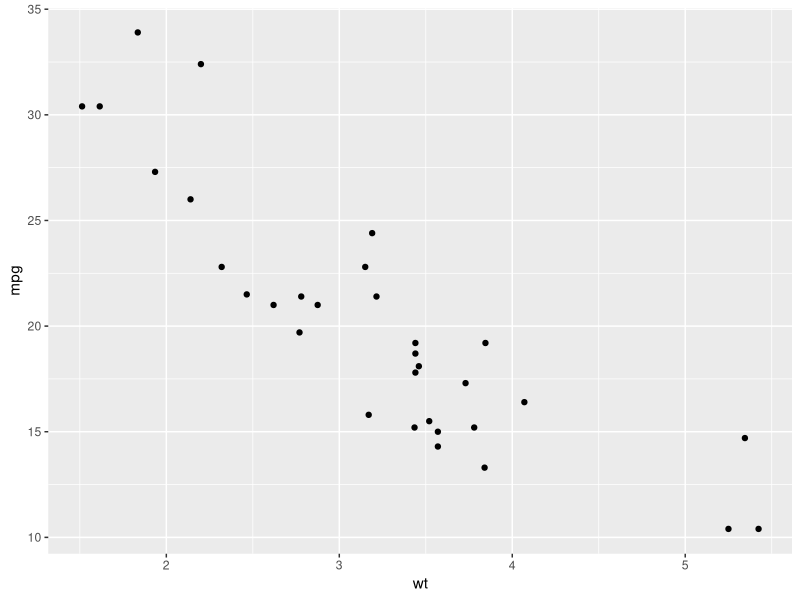
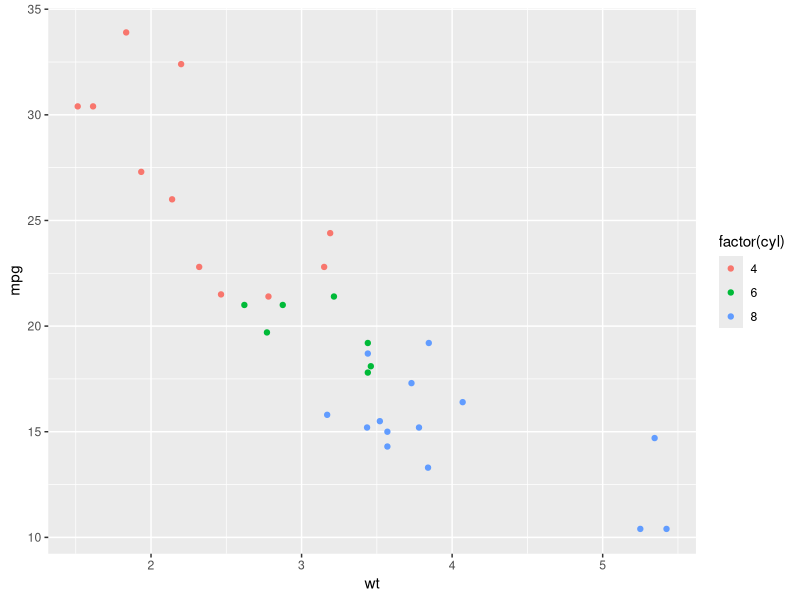
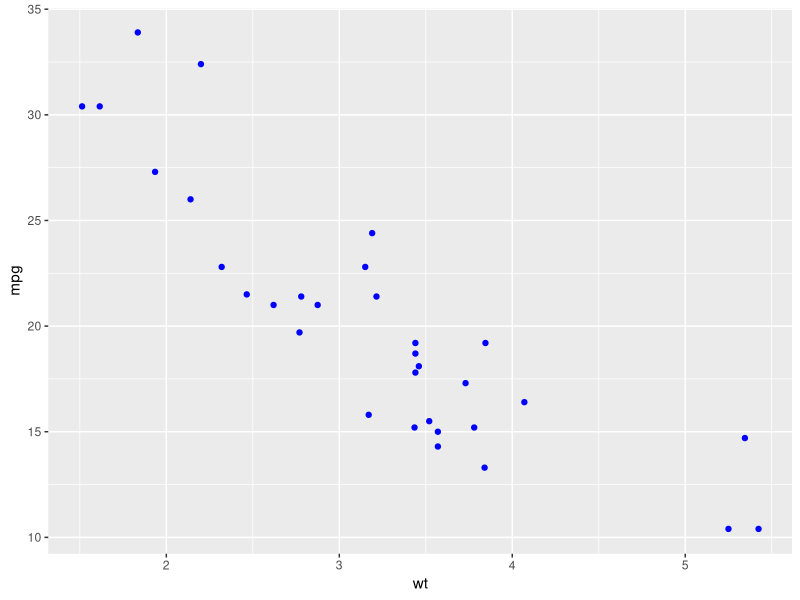
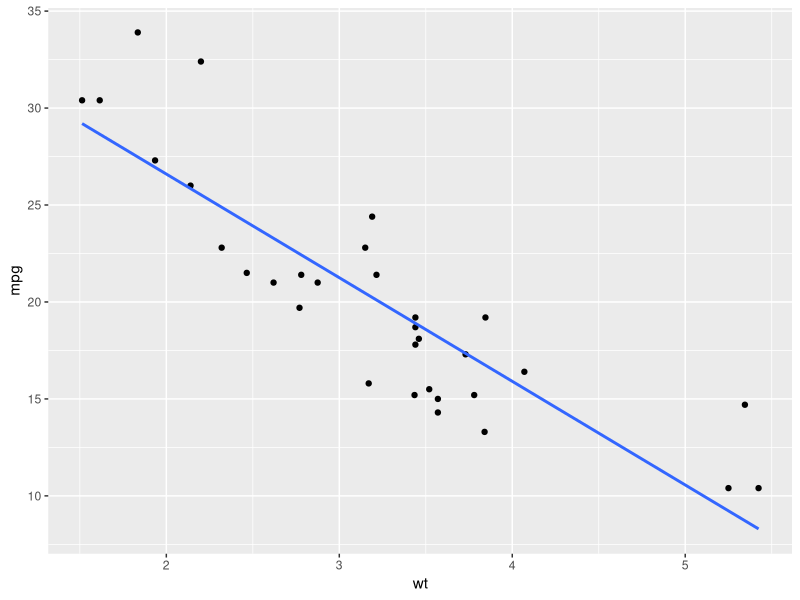
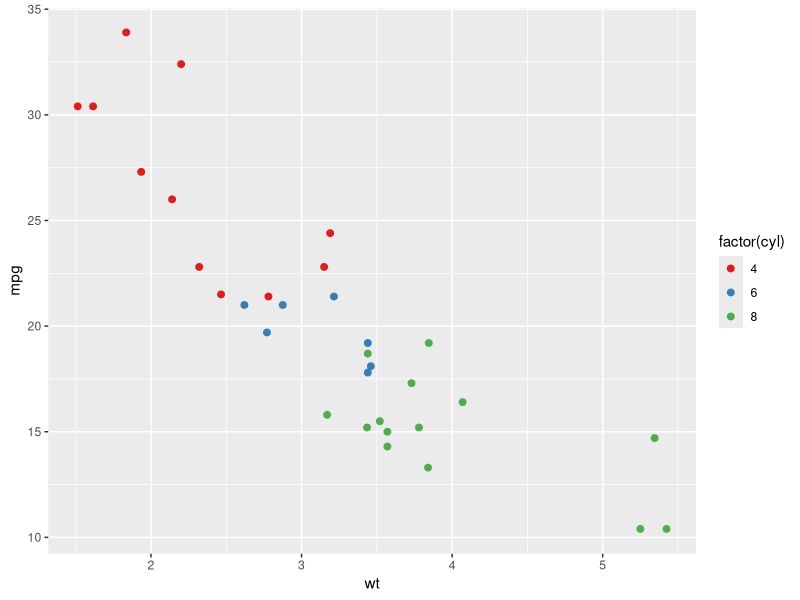
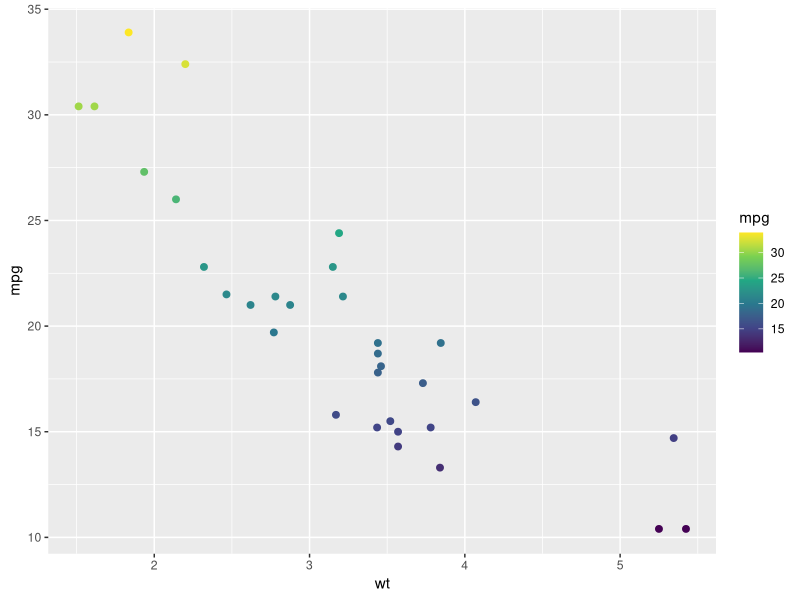
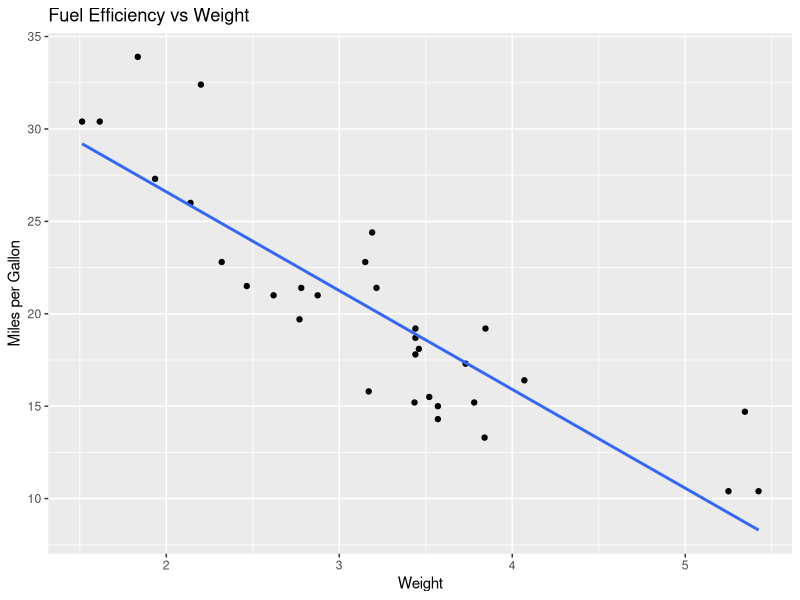
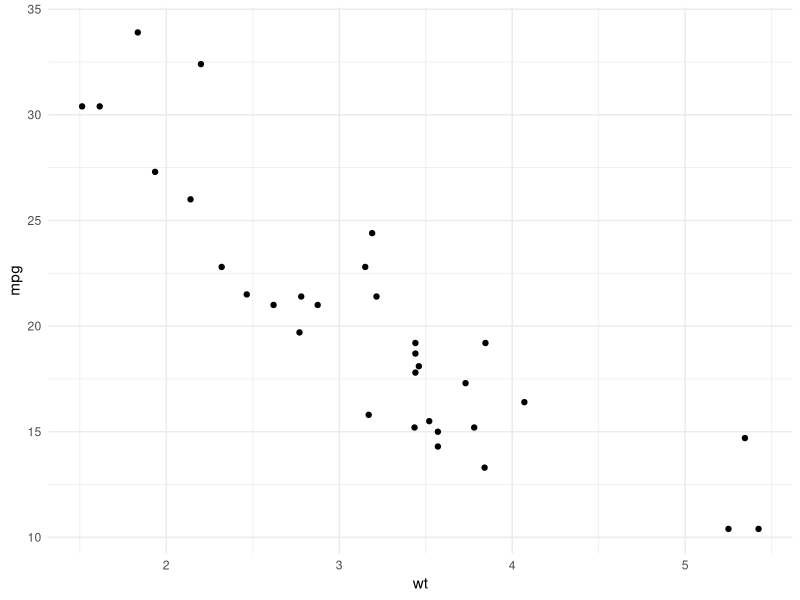

Generate these figures, in order, with R:
## ---- chunk 1
library(ggplot2)

ggplot(mtcars, aes(x = wt, y = mpg)) +
  geom_point()
## ---- chunk 2
ggplot(mtcars, aes(wt, mpg, color = factor(cyl))) +
  geom_point()
## ---- chunk 3
ggplot(mtcars, aes(wt, mpg)) +
  geom_point(color = "blue")
## ---- chunk 4
ggplot(mtcars, aes(wt, mpg)) +
  geom_point() +
  geom_smooth(method = "lm", se = FALSE)
## ---- chunk 5
# Better color palette
ggplot(mtcars, aes(wt, mpg, color = factor(cyl))) +
  geom_point(size = 2) +
  scale_color_brewer(palette = "Set1")
## ---- chunk 6
# Continuous color scale
ggplot(mtcars, aes(wt, mpg, color = mpg)) +
  geom_point(size = 2) +
  scale_color_viridis_c()
## ---- chunk 7
ggplot(mtcars, aes(wt, mpg)) +
  geom_point() +
  geom_smooth(method = "lm", se = FALSE) +
  labs(
    title = "Fuel Efficiency vs Weight",
    x = "Weight",
    y = "Miles per Gallon"
  )
## ---- chunk 8
ggplot(mtcars, aes(wt, mpg)) +
  geom_point() +
  theme_minimal()
## ---- chunk 9
ggplot(mtcars, aes(wt, mpg)) +
  geom_point() +
  theme_classic()
## ---- chunk 10
ggplot(mtcars, aes(wt, mpg)) +
  geom_point() +
  theme_minimal() +
  theme(
    plot.title = element_text(size = 14, face = "bold"),
    axis.title = element_text(size = 12)
  )
## ---- chunk 11
ggplot(mtcars, aes(wt, mpg)) +
  geom_point() +
  facet_wrap(~ cyl)
## ---- chunk 12
ggplot(mtcars, aes(wt, mpg)) + geom_point()
ggplot(mtcars, aes(factor(cyl))) + geom_bar()
ggplot(mtcars, aes(mpg)) + geom_histogram(bins = 10)
ggplot(mtcars, aes(factor(cyl), mpg)) + geom_boxplot()
## ---- chunk 13
ggplot(mtcars, aes(wt, mpg)) +
  geom_point()
